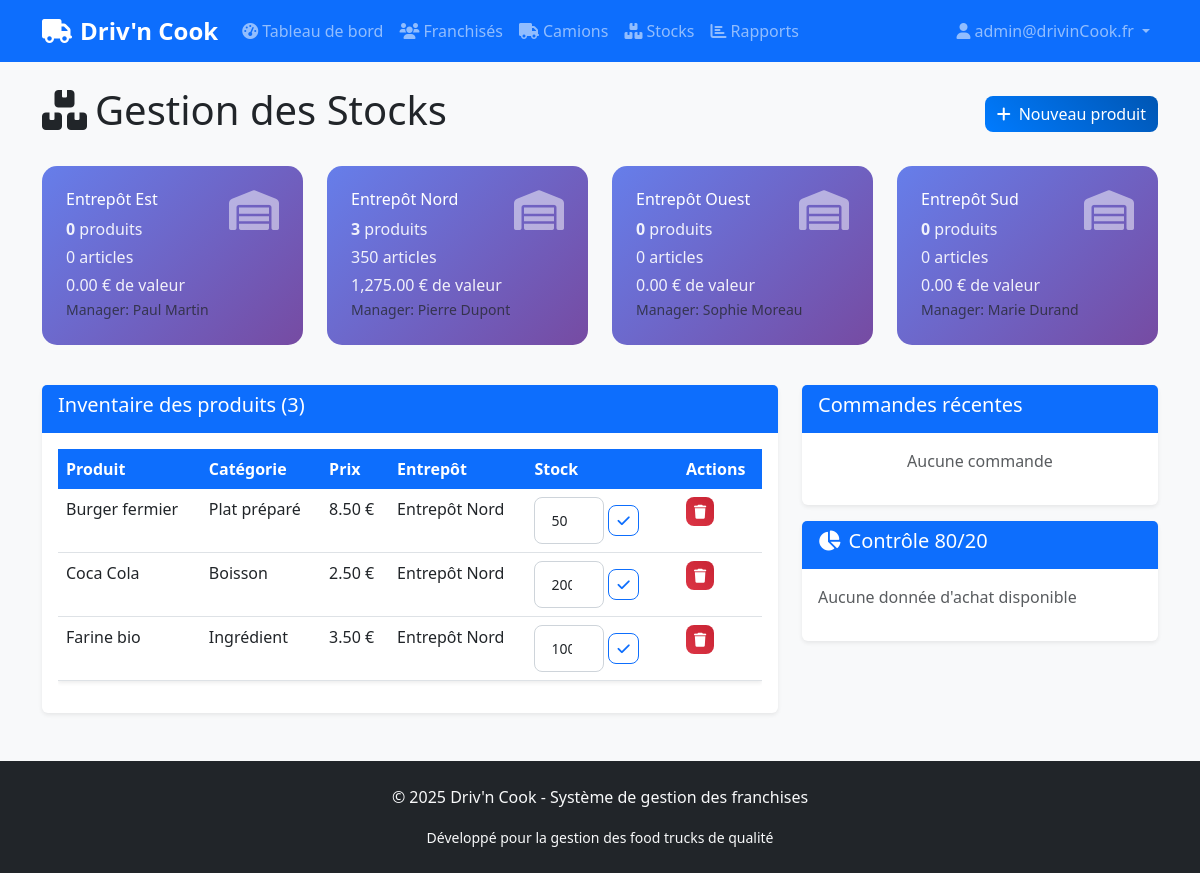
Page /admin/stocks.php (signed in) on the committed database.
### tables this page shows
CREATE TABLE products (
    id INT AUTO_INCREMENT PRIMARY KEY,
    name VARCHAR(100) NOT NULL,
    category ENUM('ingredient', 'prepared_dish', 'beverage') NOT NULL,
    price DECIMAL(8,2) NOT NULL,
    warehouse_id INT,
    stock_quantity INT DEFAULT 0,
    FOREIGN KEY (warehouse_id) REFERENCES warehouses(id)
);

CREATE TABLE warehouses (
    id INT AUTO_INCREMENT PRIMARY KEY,
    name VARCHAR(50) NOT NULL,
    address TEXT,
    manager_name VARCHAR(100)
);

### admin/stocks.php (the view, shortened to what this page needs)
<?php
require_once '../includes/header.php';
$pdo = getDBConnection();
$products = $pdo->query("
    SELECT p.*, w.name as warehouse_name
    FROM products p
    JOIN warehouses w ON p.warehouse_id = w.id
    ORDER BY w.name, p.name
")->fetchAll();
$warehouse_stats = $pdo->query("
    SELECT w.name, w.manager_name,
           COUNT(p.id) as product_count,
           COALESCE(SUM(p.stock_quantity), 0) as total_items,
           COALESCE(SUM(p.stock_quantity * p.price), 0) as total_value
    FROM warehouses w
    LEFT JOIN products p ON w.id = p.warehouse_id
    GROUP BY w.id, w.name, w.manager_name
    ORDER BY w.name
")->fetchAll();
$recent_orders = $pdo->query("
    SELECT so.*, f.name as franchisee_name, w.name as warehouse_name
    FROM stock_orders so
    JOIN franchisees f ON so.franchisee_id = f.id
    JOIN warehouses w ON so.warehouse_id = w.id
    ORDER BY so.order_date DESC
    LIMIT 10
")->fetchAll();
?>
<div class="fade-in">
    <div class="d-flex justify-content-between align-items-center mb-4">
        <h1><i class="fas fa-boxes me-2"></i>Gestion des Stocks</h1>
        <a href="?action=add_product" class="btn btn-primary">
            <i class="fas fa-plus me-2"></i>Nouveau produit
        </a>
    </div>
    <div class="row mb-4">
        <?php foreach ($warehouse_stats as $stat): ?>
            <div class="col-md-3">
                <div class="stat-card">
                    <div class="d-flex justify-content-between align-items-start">
                        <div>
                            <h6><?php echo htmlspecialchars($stat['name']); ?></h6>
                            <p class="mb-1"><strong><?php echo $stat['product_count']; ?></strong> produits</p>
                            <p class="mb-1"><?php echo number_format($stat['total_items'] ?? 0); ?> articles</p>
                            <p class="mb-0"><?php echo number_format($stat['total_value'] ?? 0, 2); ?> € de valeur</p>
                        </div>
                        <i class="fas fa-warehouse fa-2x opacity-50"></i>
                    </div>
                    <small class="text-muted">Manager:
                        <?php echo htmlspecialchars($stat['manager_name'] ?? 'Non assigné'); ?></small>
                </div>
            </div>
        <?php endforeach; ?>
    </div>
    <div class="row">
        <div class="col-md-8">
            <div class="card">
                <div class="card-header">
                    <h5>Inventaire des produits (<?php echo count($products); ?>)</h5>
                </div>
                <div class="card-body">
                    <?php if (empty($products)): ?>
                        <p class="text-muted text-center">Aucun produit en stock</p>
                    <?php else: ?>
                        <div class="table-responsive">
                            <table class="table table-hover">
                                <thead>
                                    <tr>
                                        <th>Produit</th>
                                        <th>Catégorie</th>
                                        <th>Prix</th>
                                        <th>Entrepôt</th>
                                        <th>Stock</th>
                                        <th>Actions</th>
                                    </tr>
                                </thead>
                                <tbody>
                                    <?php foreach ($products as $product): ?>
                                        <tr
                                            class="<?php echo ($product['stock_quantity'] ?? 0) < 10 ? 'table-warning' : ''; ?>">
                                            <td><?php echo htmlspecialchars($product['name']); ?></td>
                                            <td>
                                                <?php
                                                $categories = [
                                                    'ingredient' => 'Ingrédient',
                                                    'prepared_dish' => 'Plat préparé',
                                                    'beverage' => 'Boisson'
                                                ];
                                                echo $categories[$product['category']] ?? $product['category'];
                                                ?>
                                            </td>
                                            <td><?php echo number_format($product['price'] ?? 0, 2); ?> €</td>
                                            <td><?php echo htmlspecialchars($product['warehouse_name']); ?></td>
                                            <td>
                                                <form method="POST" action="?action=update_stock"
                                                    class="d-flex align-items-center" style="min-width: 120px;">
                                                    <input type="number" name="new_quantity"
                                                        value="<?php echo $product['stock_quantity'] ?? 0; ?>"
                                                        class="form-control form-control-sm me-1" style="width: 70px;" min="0">
                                                    <button type="submit" class="btn btn-sm btn-outline-primary">
                                                        <i class="fas fa-check"></i>
                                                    </button>
                                                </form>
                                            </td>
                                            <td>
                                                <a href="?delete_product=<?php echo $product['id']; ?>"
                                                    class="btn btn-sm btn-danger btn-delete"
                                                    data-name="<?php echo htmlspecialchars($product['name']); ?>">
                                                    <i class="fas fa-trash"></i>
                                                </a>
                                            </td>
                                        </tr>
                                    <?php endforeach; ?>
                                </tbody>
                            </table>
                        </div>
                    <?php endif; ?>
                </div>
            </div>
        </div>
        <div class="col-md-4">
            <div class="card">
                <div class="card-header">
                    <h5>Commandes récentes</h5>
                </div>
                <div class="card-body">
                    <?php if (empty($recent_orders)): ?>
                        <p class="text-muted text-center">Aucune commande</p>
                    <?php endif; ?>
                </div>
            </div>
            <div class="card mt-3">
                <div class="card-header">
                    <h5><i class="fas fa-chart-pie me-2"></i>Contrôle 80/20</h5>
                </div>
                <div class="card-body">
                    <?php
                    $compliance_check = $pdo->query("
    SELECT * FROM (
        SELECT f.name,
               COALESCE(SUM(oi.quantity * oi.unit_price), 0) as total_purchases,
               COALESCE(SUM(CASE WHEN p.warehouse_id IN (1,2,3,4) THEN oi.quantity * oi.unit_price ELSE 0 END), 0) as driv_purchases
        FROM franchisees f
        LEFT JOIN stock_orders so ON f.id = so.franchisee_id
        LEFT JOIN order_items oi ON so.id = oi.order_id
        LEFT JOIN products p ON oi.product_id = p.id
        WHERE f.status = 'active'
        GROUP BY f.id, f.name
    ) AS subquery
    WHERE total_purchases > 0
    ORDER BY (driv_purchases / GREATEST(total_purchases, 1)) ASC
")->fetchAll();
                    ?>
                    <?php if (empty($compliance_check)): ?>
                        <p class="text-muted">Aucune donnée d'achat disponible</p>
                    <?php endif; ?>
                </div>
            </div>
        </div>
    </div>
</div>
<?php require_once '../includes/footer.php'; ?>

### assets/css/style.css (style rules this page uses)
:root { --primary-color: #0d6efd; --secondary-color: #6c757d; --success-color: #198754; --danger-color: #dc3545; --warning-color: #ffc107; }
body { background-color: #f8f9fa; min-height: 100vh; display: flex; flex-direction: column; }
.card { border: none; box-shadow: 0 0.125rem 0.25rem rgba(0, 0, 0, 0.075); transition: all 0.3s ease; }
.card-header { background-color: var(--primary-color); color: white; border-bottom: none; font-weight: 600; }
.stat-card { background: linear-gradient(135deg, #667eea 0%, #764ba2 100%); color: white; border-radius: 15px; padding: 1.5rem; margin-bottom: 1rem; }
.stat-card p { margin-bottom: 0; opacity: 0.9; }
.stat-card i { font-size: 2.5rem; opacity: 0.7; }
.table { background-color: white; box-shadow: 0 0.125rem 0.25rem rgba(0, 0, 0, 0.075); }
.table thead th { background-color: var(--primary-color); color: white; border: none; font-weight: 600; }
.btn { border-radius: 8px; font-weight: 500; }
.btn-primary { background: linear-gradient(45deg, #007bff, #0056b3); border: none; }
.btn-danger { background: linear-gradient(45deg, #dc3545, #c82333); border: none; }
.form-control { border-radius: 8px; border: 1px solid #ced4da; padding: 0.75rem 1rem; }
.fade-in { animation: fadeIn 0.5s ease-in; }

### rows in the picture
products: name "Burger fermier", category "Plat préparé", price "8.50", warehouse.name "Entrepôt Nord", new_quantity "50"
products: name "Coca Cola", category "Boisson", price "2.50", warehouse.name "Entrepôt Nord", new_quantity "200"
products: name "Farine bio", category "Ingrédient", price "3.50", warehouse.name "Entrepôt Nord", new_quantity "100"

### other values in the picture
$_SESSION['user_email'] "admin@drivinCook.fr"
$stat['name'] "Entrepôt Est"
$stat['product_count'] "0"
$stat['total_items'] "0"
$stat['total_value'] "0.00"
$stat['manager_name'] "Paul Martin"
$stat['name'] "Entrepôt Nord"
$stat['product_count'] "3"
$stat['total_items'] "350"
$stat['total_value'] "1,275.00"
$stat['manager_name'] "Pierre Dupont"
$stat['name'] "Entrepôt Ouest"
$stat['manager_name'] "Sophie Moreau"
$stat['name'] "Entrepôt Sud"
$stat['manager_name'] "Marie Durand"
